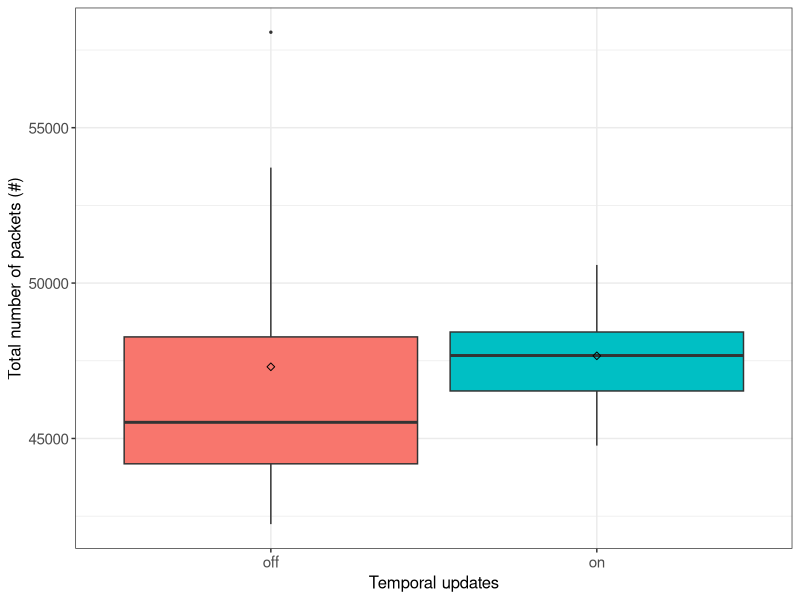
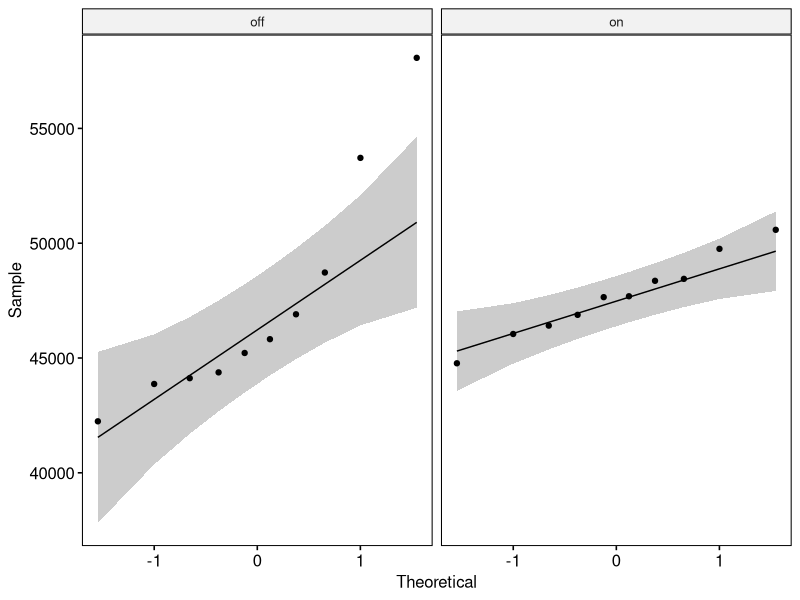

Source code (R) for these figures, in order:
## ---- chunk 1
if (!require('tidyverse')) install.packages('tidyverse', dependencies = TRUE); library('tidyverse')
if (!require('ggpubr')) install.packages('ggpubr', dependencies = TRUE); library('ggpubr')
if (!require('rstatix')) install.packages('rstatix', dependencies = TRUE); library('rstatix')
if (!require('ggplot2')) install.packages('ggplot2', dependencies = TRUE); library('ggplot2')
## ---- chunk 2
data <- read.csv(file = '../../raw_data/test_temporal_updates/run_table.csv')
data <- subset(data, select = c(X__run_id, temporal_updates, num_of_packets))
data$temporal_updates <- as.factor(data$temporal_updates)
data$num_of_packets <- as.numeric(data$num_of_packets)
## ---- chunk 3
data %>%
  group_by(temporal_updates) %>%
  get_summary_stats(num_of_packets, type = "mean_sd")
## ---- chunk 4
ggplot(data, aes(x = temporal_updates, y = num_of_packets, fill = temporal_updates)) +
  theme_bw() + 
  geom_boxplot(width = 0.9, outlier.size = 0.5) + 
  stat_summary(fun = mean, color = 'black', geom = 'point', shape = 5, size = 1.5) +
  labs(x = "Temporal updates", y = "Total number of packets (#)") +
  theme(legend.position = 'none') +
  theme(
    axis.title.x = element_text(size = 12, family = 'sans'),
    axis.title.y = element_text(size = 12, family = 'sans'),
    axis.text.x = element_text(size = 11, family = 'sans'),
    axis.text.y = element_text(size = 11, family = 'sans')
  )
## ---- chunk 5
data %>% 
  group_by(temporal_updates) %>%
  identify_outliers(num_of_packets)
## ---- chunk 6
ggqqplot(data, x = "num_of_packets", facet.by = "temporal_updates")
## ---- chunk 7
data %>%
  group_by(temporal_updates) %>%
  shapiro_test(num_of_packets)
## ---- chunk 8
data %>%
  rstatix::wilcox_test(num_of_packets ~ temporal_updates) %>%
  add_significance()
